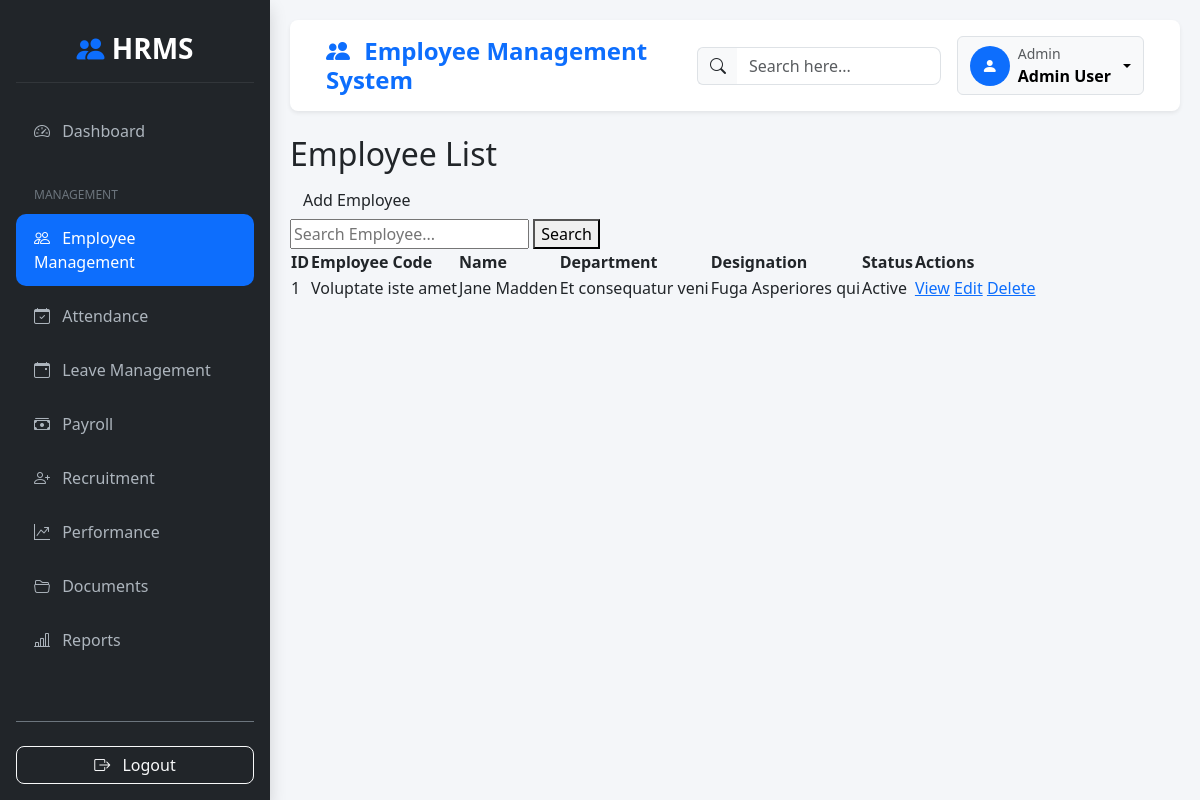
The page /project/modules/employees/list.php (signed in) on the database its author committed.
### tables this page shows
CREATE TABLE `employees` (
  `id` int(11) NOT NULL,
  `employee_code` varchar(50) NOT NULL,
  `first_name` varchar(100) NOT NULL,
  `last_name` varchar(100) NOT NULL,
  `gender` enum('male','female','other') DEFAULT NULL,
  `dob` date DEFAULT NULL,
  `phone` varchar(20) DEFAULT NULL,
  `alternate_phone` varchar(20) DEFAULT NULL,
  `email` varchar(100) DEFAULT NULL,
  `address` text DEFAULT NULL,
  `city` varchar(100) DEFAULT NULL,
  `state` varchar(100) DEFAULT NULL,
  `pincode` varchar(20) DEFAULT NULL,
  `department` varchar(100) DEFAULT NULL,
  `designation` varchar(100) DEFAULT NULL,
  `joining_date` date DEFAULT NULL,
  `employment_type` varchar(50) DEFAULT NULL,
  `profile_photo` varchar(255) DEFAULT NULL,
  `basic_salary` decimal(10,2) DEFAULT NULL,
  `status` enum('active','inactive') DEFAULT 'active',
  `created_at` timestamp NOT NULL DEFAULT current_timestamp()
);

### project/modules/employees/list.php (the view, shortened to what this page needs)
<?php
require_once '../../common/config.php';
$search = $_GET['search'] ?? '';
$sql = "SELECT * FROM employees WHERE first_name LIKE '%$search%' OR last_name LIKE '%$search%' ORDER BY id DESC";
$result = $conn->query($sql);
?>
<?php include '../../common/header.php'; ?>
<div class="main-container">
<?php include '../../common/sidebar.php'; ?>
<div class="content-area">
<?php include '../../common/navbar.php'; ?>
<div class="page-content">
    <div class="page-header">
        <h2>Employee List</h2>
        <a href="add" class="btn">Add Employee</a>
    </div>
    <form method="GET" class="search-form">
        <input type="text" name="search" placeholder="Search Employee..." value="<?php echo $search; ?>">
        <button type="submit">Search</button>
    </form>
    <table>
        <thead>
            <tr>
                <th>ID</th>
                <th>Employee Code</th>
                <th>Name</th>
                <th>Department</th>
                <th>Designation</th>
                <th>Status</th>
                <th>Actions</th>
            </tr>
        </thead>
        <tbody>
        <?php while($row = $result->fetch_assoc()): ?>
            <tr>
                <td><?php echo $row['id']; ?></td>
                <td><?php echo $row['employee_code']; ?></td>
                <td><?php echo $row['first_name'].' '.$row['last_name']; ?></td>
                <td><?php echo $row['department']; ?></td>
                <td><?php echo $row['designation']; ?></td>
                <td><?php echo ucfirst($row['status']); ?></td>
                <td>
                    <a href="view?id=<?php echo $row['id']; ?>">View</a>
                    <a href="edit?id=<?php echo $row['id']; ?>">Edit</a>
                    <a href="delete?id=<?php echo $row['id']; ?>" onclick="return confirm('Delete Employee?')">Delete</a>
                </td>
            </tr>
        <?php endwhile; ?>
        </tbody>
    </table>
</div>
</div>
</div>
<?php include '../../common/footer.php'; ?>

### project/common/header.php (style rules this page uses)
body { background-color: #f4f6f9; }
.main-container { display: flex; }
.content-area { flex: 1; padding: 20px; }

### rows shown on the page
employees: id "1", employee_code "Voluptate iste amet", first_name "Jane", last_name "Madden", department "Et consequatur veni", designation "Fuga Asperiores qui", status "Active"

### other values the page prints
$user_role "Admin"
$user_name "Admin User"
